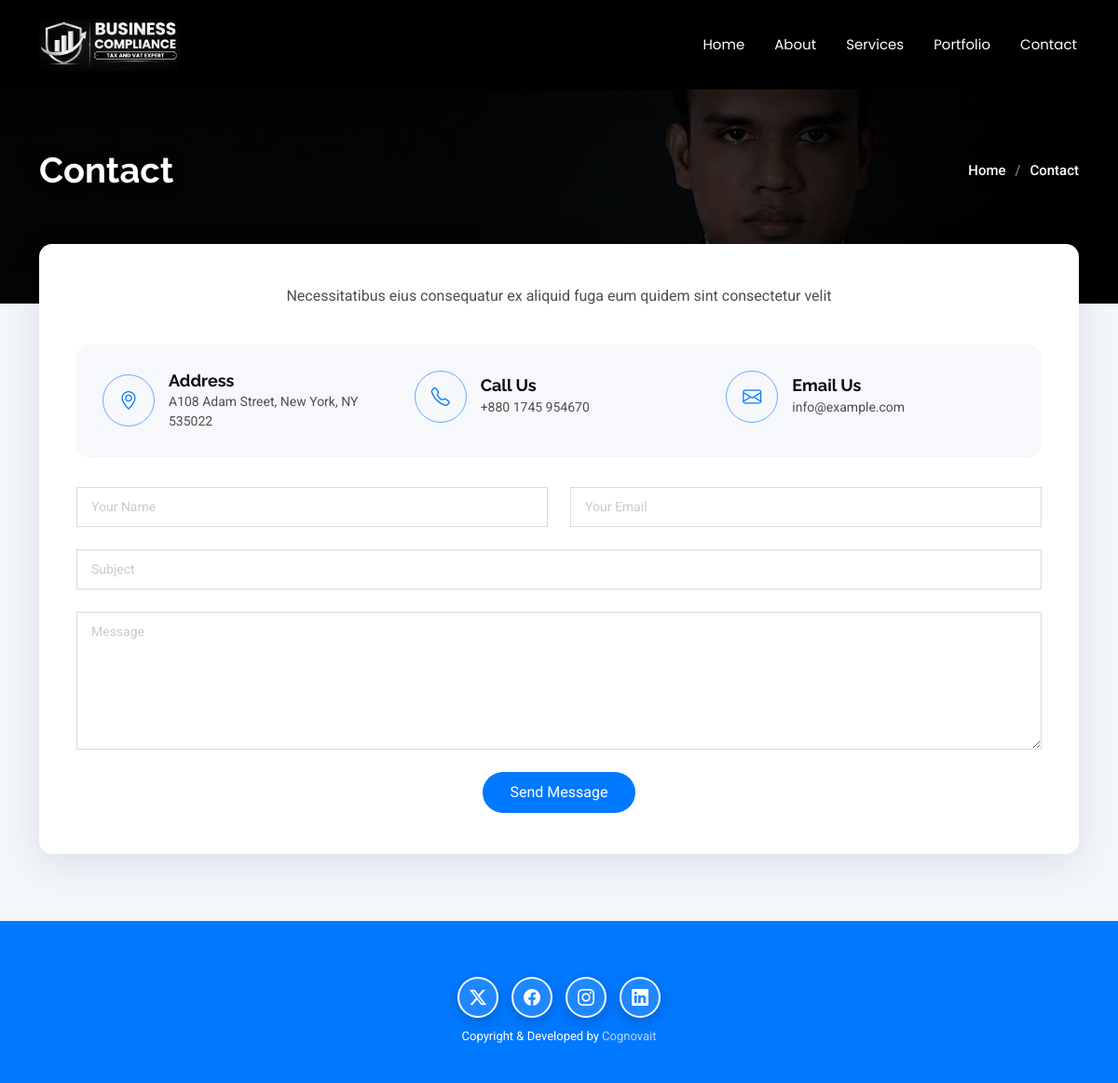
The page /contact.php on the database its author committed.
### tables this page shows
CREATE TABLE `nav_menu` (
  `id` int(10) unsigned NOT NULL AUTO_INCREMENT,
  `label` varchar(50) NOT NULL,
  `url` varchar(255) NOT NULL DEFAULT '#',
  `sort_order` int(11) NOT NULL DEFAULT 0,
  `is_active` tinyint(1) NOT NULL DEFAULT 1,
  PRIMARY KEY (`id`)
);

CREATE TABLE `social_links` (
  `id` int(10) unsigned NOT NULL AUTO_INCREMENT,
  `icon` varchar(64) NOT NULL COMMENT 'Bootstrap Icons class, e.g. bi-twitter-x',
  `url` varchar(255) NOT NULL DEFAULT '#',
  `sort_order` int(11) NOT NULL DEFAULT 0,
  `is_active` tinyint(1) NOT NULL DEFAULT 1,
  PRIMARY KEY (`id`)
);

### src/helpers.php (called while the page is built, shortened)
<?php
function e(mixed $value): string
{
    return htmlspecialchars((string) $value, ENT_QUOTES | ENT_SUBSTITUTE, 'UTF-8');
}
function safe_url(?string $url): string
{
    $url = trim((string) $url);
    if (preg_match('#^https?://#i', $url) || preg_match('/^#[\w-]*$/', $url)) {
        return $url;
    }
    return '#';
}
function nav_url(?string $url): string
{
    $url = trim((string) $url);
    if (preg_match('/^[A-Za-z0-9_-]+\.php(?:#[\w-]*)?$/', $url)) {
        return $url;
    }
    return '#';
}
if (!function_exists('settings')) {
    function settings(): array
    {
        static $cache = null;
        if ($cache === null) {
            $cache = [];
            try {
                foreach (Database::fetchAll('SELECT setting_key, setting_value FROM site_settings') as $row) {
                    $cache[$row['setting_key']] = $row['setting_value'];
                }
            } catch (Throwable) {
                return [];
            }
        }
        return $cache;
    }
}
if (!function_exists('setting')) {
    function setting(string $key, mixed $default = ''): string
    {
        $all = settings();
        return isset($all[$key]) && $all[$key] !== null ? (string) $all[$key] : (string) ($default ?? '');
    }
}

### db.php (called while the page is built, shortened)
<?php
final class Database
{
    private static ?PDO $pdo = null;
    private static function getEnvOr(string $key, string $default): string
    {
        $val = getenv($key);
        return $_ENV[$key] ?? $_SERVER[$key] ?? $default;
    }
    public static function pdo(): PDO
    {
        if (self::$pdo instanceof PDO) {
            return self::$pdo;
        }
        $host    = self::getEnvOr('DB_HOST', '127.0.0.1');
        $port    = self::getEnvOr('DB_PORT', '3306');
        $name    = self::getEnvOr('DB_NAME', 'devfolio');
        $user    = self::getEnvOr('DB_USER', 'root');
        $pass    = self::getEnvOr('DB_PASS', '');
        $charset = 'utf8mb4';
        $opts = [
            PDO::ATTR_ERRMODE            => PDO::ERRMODE_EXCEPTION,
            PDO::ATTR_DEFAULT_FETCH_MODE => PDO::FETCH_ASSOC,
            PDO::ATTR_EMULATE_PREPARES   => false,
        ];
        $base = sprintf('mysql:host=%s;port=%s;charset=%s', $host, $port, $charset);
        try {
            try {
                self::$pdo = new PDO($base . ';dbname=' . $name, $user, $pass, $opts);
            } catch (PDOException $e) {
                if ((int) ($e->errorInfo[1] ?? 0) !== 1049) {
                    throw $e;
                }
                $tmp = new PDO($base, $user, $pass, $opts);
                $tmp->exec('CREATE DATABASE IF NOT EXISTS `' . $name . '` CHARACTER SET utf8mb4 COLLATE utf8mb4_unicode_ci');
                self::$pdo = new PDO($base . ';dbname=' . $name, $user, $pass, $opts);
            }
        } catch (PDOException $e) {
            error_log('DevFolio DB connection failed: ' . $e->getMessage());
            http_response_code(500);
            exit('Database connection failed: ' . $e->getMessage());
        }
        return self::$pdo;
    }
    private static function run(string $sql, array $params): PDOStatement
    {
        $st = self::pdo()->prepare($sql);
        $st->execute($params);
        return $st;
    }
    public static function fetchAll(string $sql, array $params = []): array
    {
        $st = self::run($sql, $params);
        return $st->fetchAll();
    }
}
function db(): PDO
{
    return Database::pdo();
}

### includes/breadcrumb.php (the view)
<?php
require_once __DIR__ . '/functions.php';
$bannerTitle = $bannerTitle ?? 'Page';
$bannerImage = $bannerImage ?? setting('page_banner_image', 'img/Hero-image.jpg');
?>
    <div class="page-title page-banner" data-aos="fade" style="background-image: url('<?= e($bannerImage) ?>')">
      <div class="container d-lg-flex justify-content-between align-items-center">
        <h1 class="mb-2 mb-lg-0"><?= e($bannerTitle) ?></h1>
        <nav class="breadcrumbs">
          <ol>
            <li><a href="index.php">Home</a></li>
            <li class="current"><?= e($bannerTitle) ?></li>
          </ol>
        </nav>
      </div>
    </div>

### includes/header.php (shortened to what this page needs)
<?php
require_once __DIR__ . '/functions.php';
$bodyClass = $bodyClass ?? 'index-page';
$siteName = setting('site_name', 'DevFolio');
$siteLogo = setting('site_logo', '');
$navItems      = get_nav_items();
$currentScript = basename($_SERVER['SCRIPT_NAME'] ?? 'index.php');
$navLinkActive = static function (string $url) use ($currentScript): bool {
    $path = strtok($url, '#?') ?: '';
    if ($path === '' || !str_ends_with($path, '.php')) {
        return false;
    }
    if ($path === $currentScript) {
        return true;
    }
    $slug = substr($path, 0, -4);
    return str_starts_with($currentScript, $slug . '-');
};
?>
<!DOCTYPE html>
<html lang="en">
<head>
  <link href="css/bootstrap.min.css" rel="stylesheet">
  <link href="css/bootstrap-icons.css" rel="stylesheet">
  <link href="css/aos.css" rel="stylesheet">
  <link href="css/glightbox.min.css" rel="stylesheet">
  <link href="css/swiper-bundle.min.css" rel="stylesheet">
  <link href="css/main.css?v=3.4" rel="stylesheet">
</head>
<body class="<?= e($bodyClass) ?>">
  <header id="header" class="header d-flex align-items-center sticky-top">
    <div class="container-fluid container-xl position-relative d-flex align-items-center justify-content-between">
      <a href="index.php" class="logo d-flex align-items-center">
        <?php if (!empty($siteLogo) && is_file(ROOT_PATH . '/' . $siteLogo)): ?>
          <img src="<?= e($siteLogo) ?>?v=<?= filemtime(ROOT_PATH . '/' . $siteLogo) ?>" alt="<?= e($siteName) ?>" class="site-header-logo">
        <?php else: ?>
          <h1 class="sitename"><?= e($siteName) ?></h1>
        <?php endif; ?>
      </a>
      <nav id="navmenu" class="navmenu">
        <ul>
          <?php foreach ($navItems as $item): $isActive = $navLinkActive((string) $item['url']); ?>
          <li><a href="<?= e(nav_url($item['url'])) ?>"<?= $isActive ? ' class="active"' : '' ?>><?= e($item['label']) ?></a></li>
          <?php endforeach; ?>
        </ul>
      </nav>
    </div>
  </header>

### includes/footer.php (shortened to what this page needs)
<?php
require_once __DIR__ . '/functions.php';
?>
  <footer id="footer" class="footer accent-background">
    <div class="container">
      <div class="social-links d-flex justify-content-center">
        <?php foreach (get_social_links() as $s): ?>
        <a href="<?= e(safe_url($s['url'])) ?>"><i class="bi <?= e($s['icon']) ?>"></i></a>
        <?php endforeach; ?>
      </div>
      <div class="credits">
        Copyright &amp; Developed by <a href="https://cognovait.com/" target="_blank" rel="noopener">Cognovait</a>
      </div>
    </div>
  </footer>
</body>
</html>

### rows shown on the page
nav_menu: label "Home"
nav_menu: label "About"
nav_menu: label "Services"
nav_menu: label "Portfolio"
nav_menu: label "Contact"

### other values the page prints
$subtitle "Necessitatibus eius consequatur ex aliquid fuga eum quidem sint consectetur velit"
setting('contact_address') "A108 Adam Street, New York, NY 535022"
setting('contact_phone') "+880 1745 954670"
setting('contact_email') "info@example.com"
